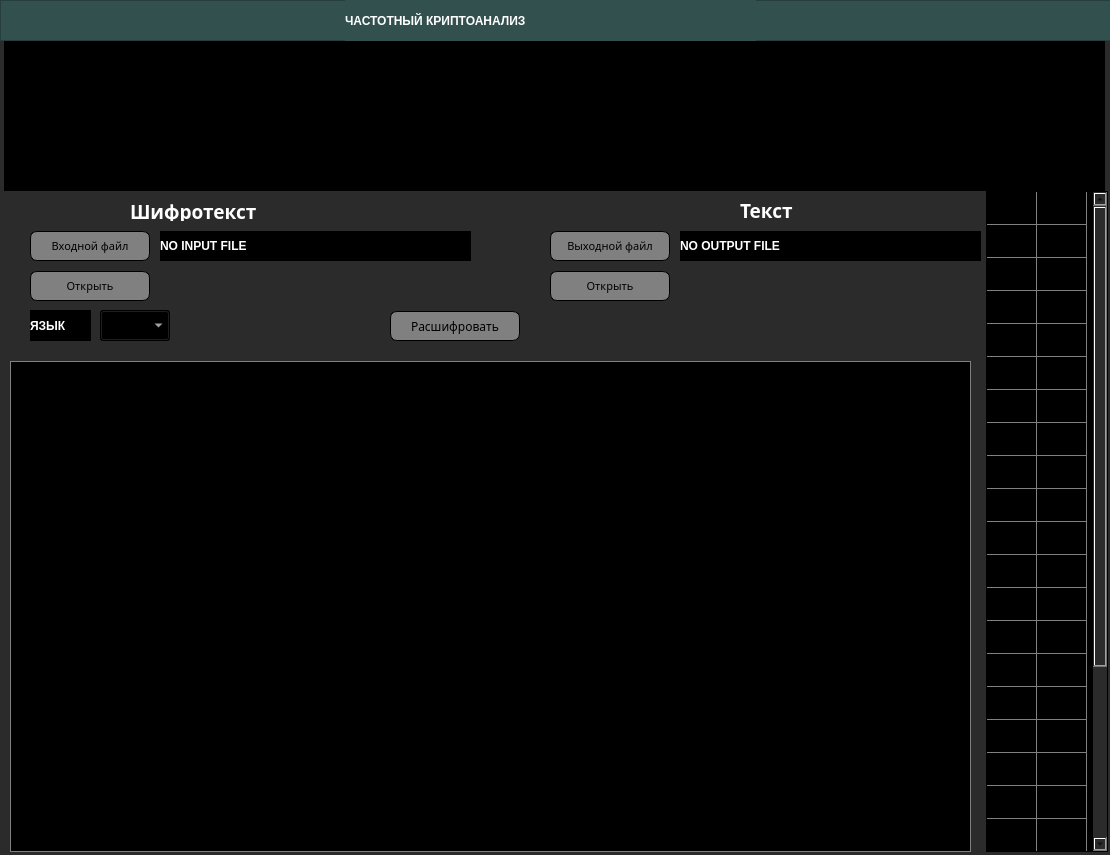
<?xml version="1.0" encoding="UTF-8"?>
<ui version="4.0">
 <class>MainWindow</class>
 <widget class="QMainWindow" name="MainWindow">
  <property name="geometry">
   <rect>
    <x>0</x>
    <y>0</y>
    <width>1110</width>
    <height>855</height>
   </rect>
  </property>
  <property name="sizePolicy">
   <sizepolicy hsizetype="Fixed" vsizetype="Fixed">
    <horstretch>0</horstretch>
    <verstretch>0</verstretch>
   </sizepolicy>
  </property>
  <property name="minimumSize">
   <size>
    <width>685</width>
    <height>540</height>
   </size>
  </property>
  <property name="maximumSize">
   <size>
    <width>1110</width>
    <height>855</height>
   </size>
  </property>
  <property name="windowTitle">
   <string>MainWindow</string>
  </property>
  <property name="styleSheet">
   <string notr="true">background-color: rgb(170, 170, 170);</string>
  </property>
  <widget class="QWidget" name="centralwidget">
   <property name="styleSheet">
    <string notr="true">background-color: #2B2B2B;</string>
   </property>
   <widget class="QLabel" name="label_10">
    <property name="geometry">
     <rect>
      <x>740</x>
      <y>200</y>
      <width>61</width>
      <height>21</height>
     </rect>
    </property>
    <property name="font">
     <font>
      <family>Century Gothic</family>
      <pointsize>14</pointsize>
      <weight>87</weight>
      <italic>false</italic>
      <bold>true</bold>
     </font>
    </property>
    <property name="styleSheet">
     <string notr="true">color: white;
font: 14pt &quot;Century Gothic&quot;;
font-weight: 700;
text-transform: uppercase;
</string>
    </property>
    <property name="text">
     <string>Текст</string>
    </property>
   </widget>
   <widget class="QPushButton" name="decrypt_btn">
    <property name="geometry">
     <rect>
      <x>390</x>
      <y>311</y>
      <width>130</width>
      <height>30</height>
     </rect>
    </property>
    <property name="font">
     <font>
      <family>Century Gothic</family>
     </font>
    </property>
    <property name="styleSheet">
     <string notr="true">QPushButton {
	color: black;
	background-color: grey;
	border-radius: 7px;
	border-color: black;
	border: 1px solid;
}

QPushButton:pressed {
	background-color: rgb(102, 102, 102);
}</string>
    </property>
    <property name="text">
     <string>Расшифровать</string>
    </property>
   </widget>
   <widget class="QFrame" name="frame">
    <property name="geometry">
     <rect>
      <x>0</x>
      <y>0</y>
      <width>1121</width>
      <height>41</height>
     </rect>
    </property>
    <property name="styleSheet">
     <string notr="true">background-color: rgb(49, 80, 78)</string>
    </property>
    <property name="frameShape">
     <enum>QFrame::StyledPanel</enum>
    </property>
    <property name="frameShadow">
     <enum>QFrame::Raised</enum>
    </property>
    <widget class="QLabel" name="label_4">
     <property name="geometry">
      <rect>
       <x>345</x>
       <y>0</y>
       <width>411</width>
       <height>41</height>
      </rect>
     </property>
     <property name="styleSheet">
      <string notr="true">color: white;
font: 18pt &quot;Century Gothic&quot;;
font-weight: 700;</string>
     </property>
     <property name="text">
      <string>ЧАСТОТНЫЙ КРИПТОАНАЛИЗ</string>
     </property>
    </widget>
   </widget>
   <widget class="QLabel" name="label_11">
    <property name="geometry">
     <rect>
      <x>130</x>
      <y>201</y>
      <width>151</width>
      <height>20</height>
     </rect>
    </property>
    <property name="font">
     <font>
      <family>Century Gothic</family>
      <pointsize>14</pointsize>
      <weight>87</weight>
      <italic>false</italic>
      <bold>true</bold>
     </font>
    </property>
    <property name="styleSheet">
     <string notr="true">color: white;
font: 14pt &quot;Century Gothic&quot;;
font-weight: 700;
text-transform: uppercase;
</string>
    </property>
    <property name="text">
     <string>Шифротекст</string>
    </property>
   </widget>
   <widget class="QPushButton" name="InputFile_btn">
    <property name="geometry">
     <rect>
      <x>30</x>
      <y>231</y>
      <width>120</width>
      <height>30</height>
     </rect>
    </property>
    <property name="font">
     <font>
      <family>Century Gothic</family>
      <pointsize>8</pointsize>
     </font>
    </property>
    <property name="styleSheet">
     <string notr="true">QPushButton {
	color: black;
	background-color: grey;
	border-radius: 7px;
	border-color: black;
	border: 1px solid;
}

QPushButton:pressed {
	background-color: rgb(102, 102, 102);
}</string>
    </property>
    <property name="text">
     <string>Входной файл</string>
    </property>
   </widget>
   <widget class="QLabel" name="input_path">
    <property name="geometry">
     <rect>
      <x>160</x>
      <y>231</y>
      <width>311</width>
      <height>30</height>
     </rect>
    </property>
    <property name="styleSheet">
     <string notr="true">color: white;
background-color: black;
font: 14pt &quot;Century Gothic&quot;;
font-weight: 700;
text-transform: uppercase;
</string>
    </property>
    <property name="text">
     <string>NO INPUT FILE</string>
    </property>
   </widget>
   <widget class="QPushButton" name="Open_InputFile_btn">
    <property name="geometry">
     <rect>
      <x>30</x>
      <y>271</y>
      <width>120</width>
      <height>30</height>
     </rect>
    </property>
    <property name="font">
     <font>
      <family>Century Gothic</family>
      <pointsize>8</pointsize>
     </font>
    </property>
    <property name="styleSheet">
     <string notr="true">QPushButton {
	color: black;
	background-color: grey;
	border-radius: 7px;
	border-color: black;
	border: 1px solid;
}

QPushButton:pressed {
	background-color: rgb(102, 102, 102);
}</string>
    </property>
    <property name="text">
     <string>Открыть</string>
    </property>
   </widget>
   <widget class="QPushButton" name="Open_OutputFile_btn">
    <property name="geometry">
     <rect>
      <x>550</x>
      <y>271</y>
      <width>120</width>
      <height>30</height>
     </rect>
    </property>
    <property name="font">
     <font>
      <family>Century Gothic</family>
      <pointsize>8</pointsize>
     </font>
    </property>
    <property name="styleSheet">
     <string notr="true">QPushButton {
	color: black;
	background-color: grey;
	border-radius: 7px;
	border-color: black;
	border: 1px solid;
}

QPushButton:pressed {
	background-color: rgb(102, 102, 102);
}</string>
    </property>
    <property name="text">
     <string>Открыть</string>
    </property>
   </widget>
   <widget class="QPushButton" name="OutputFile_btn">
    <property name="geometry">
     <rect>
      <x>550</x>
      <y>231</y>
      <width>120</width>
      <height>30</height>
     </rect>
    </property>
    <property name="font">
     <font>
      <family>Century Gothic</family>
      <pointsize>8</pointsize>
     </font>
    </property>
    <property name="styleSheet">
     <string notr="true">QPushButton {
	color: black;
	background-color: grey;
	border-radius: 7px;
	border-color: black;
	border: 1px solid;
}

QPushButton:pressed {
	background-color: rgb(102, 102, 102);
}</string>
    </property>
    <property name="text">
     <string>Выходной файл</string>
    </property>
   </widget>
   <widget class="QLabel" name="output_path">
    <property name="geometry">
     <rect>
      <x>680</x>
      <y>231</y>
      <width>301</width>
      <height>30</height>
     </rect>
    </property>
    <property name="styleSheet">
     <string notr="true">color: white;
background-color: black;
font: 14pt &quot;Century Gothic&quot;;
font-weight: 700;
text-transform: uppercase;
</string>
    </property>
    <property name="text">
     <string>NO OUTPUT FILE</string>
    </property>
   </widget>
   <widget class="PlotWidget" name="widget" native="true">
    <property name="geometry">
     <rect>
      <x>4</x>
      <y>41</y>
      <width>1101</width>
      <height>150</height>
     </rect>
    </property>
    <property name="styleSheet">
     <string notr="true">background-color: black;</string>
    </property>
   </widget>
   <widget class="QTableWidget" name="tableWidget">
    <property name="geometry">
     <rect>
      <x>986</x>
      <y>191</y>
      <width>122</width>
      <height>661</height>
     </rect>
    </property>
    <property name="font">
     <font>
      <family>Century Gothic</family>
      <pointsize>14</pointsize>
     </font>
    </property>
    <property name="autoFillBackground">
     <bool>false</bool>
    </property>
    <property name="styleSheet">
     <string notr="true">alternate-background-color: rgb(0, 0, 0);
color: white;
background-color: black;
gridline-color: grey;
text-align: center;</string>
    </property>
    <property name="showGrid">
     <bool>true</bool>
    </property>
    <property name="rowCount">
     <number>26</number>
    </property>
    <property name="columnCount">
     <number>2</number>
    </property>
    <attribute name="horizontalHeaderVisible">
     <bool>false</bool>
    </attribute>
    <attribute name="horizontalHeaderDefaultSectionSize">
     <number>50</number>
    </attribute>
    <attribute name="verticalHeaderVisible">
     <bool>false</bool>
    </attribute>
    <attribute name="verticalHeaderDefaultSectionSize">
     <number>33</number>
    </attribute>
    <row/>
    <row/>
    <row/>
    <row/>
    <row/>
    <row/>
    <row/>
    <row/>
    <row/>
    <row/>
    <row/>
    <row/>
    <row/>
    <row/>
    <row/>
    <row/>
    <row/>
    <row/>
    <row/>
    <row/>
    <row/>
    <row/>
    <row/>
    <row/>
    <row/>
    <row/>
    <column/>
    <column/>
   </widget>
   <widget class="QTextBrowser" name="textBrowser">
    <property name="geometry">
     <rect>
      <x>10</x>
      <y>361</y>
      <width>961</width>
      <height>491</height>
     </rect>
    </property>
    <property name="styleSheet">
     <string notr="true">border: 1px solid;
border-color: grey;
background-color: black;</string>
    </property>
   </widget>
   <widget class="QLabel" name="lang_name">
    <property name="geometry">
     <rect>
      <x>30</x>
      <y>310</y>
      <width>61</width>
      <height>31</height>
     </rect>
    </property>
    <property name="styleSheet">
     <string notr="true">color: white;
background-color: black;
font: 14pt &quot;Century Gothic&quot;;
font-weight: 700;
text-transform: uppercase;
</string>
    </property>
    <property name="text">
     <string>ЯЗЫК</string>
    </property>
   </widget>
   <widget class="QComboBox" name="comboBox">
    <property name="geometry">
     <rect>
      <x>100</x>
      <y>310</y>
      <width>70</width>
      <height>31</height>
     </rect>
    </property>
    <property name="styleSheet">
     <string notr="true">background-color: black;
color: white;
font-family: Century Gothic;
font-size: 14px;</string>
    </property>
   </widget>
  </widget>
 </widget>
 <customwidgets>
  <customwidget>
   <class>PlotWidget</class>
   <extends>QWidget</extends>
   <header>pyqtgraph</header>
   <container>1</container>
  </customwidget>
 </customwidgets>
 <resources/>
 <connections/>
</ui>
